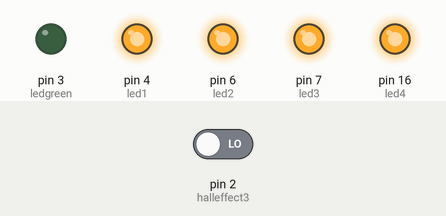
Bench run of a sketch on a simulated Arduino Uno, built with avr-gcc and run on an emulated ATmega328P. Parts: output pins drawn as LEDs (lit = HIGH). The test bench sets the inputs (shaded band); at power-on: pin 2 (halleffect3) LOW. What the sketch prints to the serial monitor is not drawn.

Above: at 0.1 s.
Timing chart, 0 to 1.6 s (numbered marks = the images above):
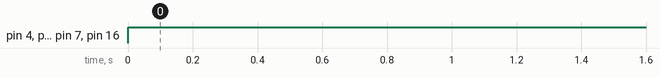

The sketch:

3_palen-rg.ino
```cpp
const int halleffect1 = 0; //hall effect sensor 1 is connected to input pin 0
const int halleffect2 = 1; //hall effect sensor 2 is connected to input pin 1
const int halleffect3 = 2; //hall effect sensor 3 is connected to input pin 2

const int ledgreen = 3; //the green leds are connected to pin 3

const int led1 = 4; //led1 (red) is connected to output pin 4
const int led2 = 6; //led2 (red) is connected to output pin 6
const int led3 = 7; //led3 (red) is connected to output pin 7
const int led4 = 16; //led4 (red) is connected to output pin 16

//initialize sensor states
bool zuid = false;
bool west = false;
bool oost = false;

//initialize time
int time = 0;

int count = 0;

void setup() {
  //configure hall effect pin as input
  pinMode(halleffect1, INPUT);
  pinMode(halleffect2, INPUT);
  pinMode(halleffect3, INPUT);
  //configure led pins as output
  pinMode(ledgreen, OUTPUT);
  pinMode(led1, OUTPUT);
  pinMode(led2, OUTPUT);
  pinMode(led3, OUTPUT);
  pinMode(led4, OUTPUT);
  //start serial for debugging hall effect sensor state
  Serial.begin(115200);
  Serial.println("vsz_led-start");
}

void loop() {
  count++;
  //turn off green led if it was on
  digitalWrite(ledgreen, LOW);

  //fetch hall effect sensor state
  oost = digitalRead(halleffect1)==LOW;
  zuid = digitalRead(halleffect2)==LOW;
  west = digitalRead(halleffect3)==LOW;


  if (oost | zuid | west) {
    //input detected
    if (zuid) {
      digitalWrite(led2, HIGH);
      digitalWrite(led4, HIGH);
    }
    if (oost) {
      digitalWrite(led1, HIGH);
    }
    if (west) {
      digitalWrite(led3, HIGH);
    }
  } else {
    //input not detected, red led can turn off and time can increase for idle led
    digitalWrite(led1, LOW);
    digitalWrite(led2, LOW);
    digitalWrite(led3, LOW);
    digitalWrite(led4, LOW);
    time++;

    //check if time limit to blink has been reached
    if (time >= 500) {
      //reset time limit
      time = 0;
      //turn on green led
      digitalWrite(ledgreen, HIGH);

      Serial.print("vsz_led-heartbeat ");
      Serial.println(count);

      //wait
      delay(100);
    }
  }

  //delay to keep counter static
  delay(10);
}

void testleds() {
  digitalWrite(ledgreen, HIGH);
  delay(100);
  digitalWrite(ledgreen, LOW);
  delay(100);
  digitalWrite(led1, HIGH);
  delay(100);
  digitalWrite(led1, LOW);
  delay(100);
  digitalWrite(led2, HIGH);
  delay(100);
  digitalWrite(led2, LOW);
  delay(100);
  digitalWrite(led3, HIGH);
  delay(100);
  digitalWrite(led3, LOW);
  delay(100);
  digitalWrite(led4, HIGH);
  delay(100);
  digitalWrite(led4, LOW);
  delay(100);
}

void testsensors() {
  Serial.print("sensor 1: ");
  Serial.println(digitalRead(halleffect1));
  Serial.print("sensor 2: ");
  Serial.println(digitalRead(halleffect2));
  Serial.print("sensor 3: ");
  Serial.println(digitalRead(halleffect3));
}
```

Measured:
- by itself, pin 4 (led1), pin 6 (led2), pin 7 (led3), pin 16 (led4): LOW → HIGH at 0.00 s
